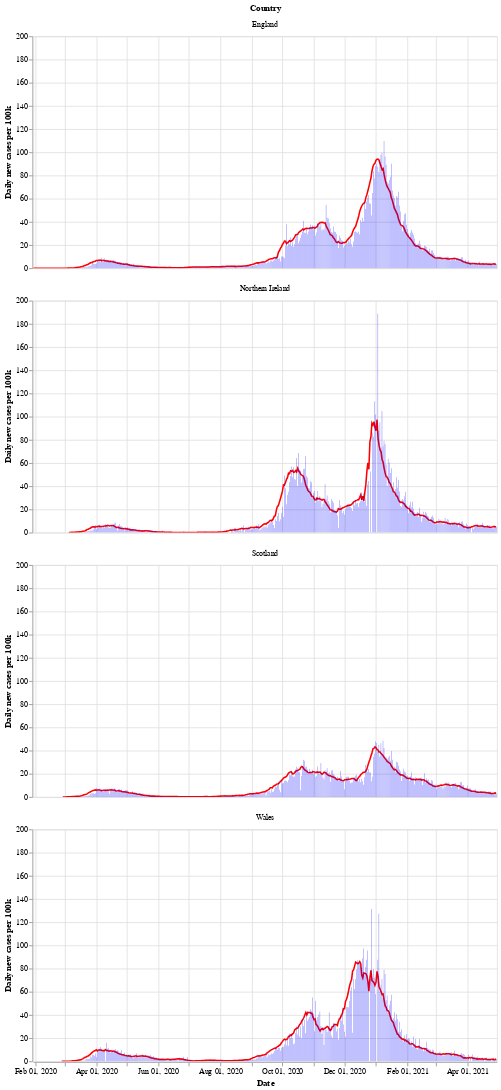

The code cell stored with this chart in its notebook:
### Markdown cell above
Next is a bar chart of the number of new cases in each country (per 100k population), with the 7 day moving average of cases. Again we see that Wales saw a longer period of raising and falling cases compared to the other countries.

After a period of cases falling, each nation is now seeing a rise in the number of cases - especially in Wales.

### Code cell
# collapse
bars = alt.Chart(uk_cases).mark_bar().encode(
    x=alt.X("yearmonthdate(date):T", axis=alt.Axis(title='Date')),
    y=alt.Y("newCasesRate:Q", axis=alt.Axis(title='Daily new cases per 100k')),
    tooltip='newCasesRate',
    color=alt.condition(
        alt.datum.dailyChange > 0,
        alt.value("orange"),  # The positive color
        alt.value("blue")  # The negative color
    )
).properties(title='New cases per 100k population with rolling 7 day average', width=600).interactive()
line = alt.Chart(uk_cases).mark_line(
    color='red',
    size=2,
).transform_window(
    rolling_mean='mean(newCasesRate)',
    frame=[0, 7],
    groupby=['areaName']
).encode(
    x='yearmonthdate(date):T',
    y='rolling_mean:Q'
)
alt.layer(line, bars, data=uk_cases).facet(alt.Row('areaName', title='Country'), columns=1)

### Figure 1 — Vega-Lite specification as saved in the notebook (floating-point values rounded to 4 significant figures; data arrays with more than 128 entries replaced by an {"elided": "..."} marker saying what was removed)
{"config": {"view": {"continuousWidth": 400, "continuousHeight": 300}}, "data": {"name": "data-0427d718ca8a94e51c54f115701557ee"}, "facet": {"type": "nominal", "field": "areaName", "title": "Country"}, "spec": {"layer": [{"mark": {"type": "line", "color": "red", "size": 2}, "encoding": {"x": {"type": "temporal", "field": "date", "timeUnit": "yearmonthdate"}, "y": {"type": "quantitative", "field": "rolling_mean"}}, "transform": [{"window": [{"op": "mean", "field": "newCasesRate", "as": "rolling_mean"}], "frame": [0, 7], "groupby": ["areaName"]}]}, {"mark": "bar", "encoding": {"color": {"condition": {"value": "orange", "test": "(datum.dailyChange > 0)"}, "value": "blue"}, "tooltip": {"type": "quantitative", "field": "newCasesRate"}, "x": {"type": "temporal", "axis": {"title": "Date"}, "field": "date", "timeUnit": "yearmonthdate"}, "y": {"type": "quantitative", "axis": {"title": "Daily new cases per 100k"}, "field": "newCasesRate"}}, "selection": {"selector002": {"type": "interval", "bind": "scales", "encodings": ["x", "y"]}}, "title": "New cases per 100k population with rolling 7 day average", "width": 600}]}, "columns": 1, "$schema": "https://vega.github.io/schema/vega-lite/v4.8.1.json", "datasets": {"data-0427d718ca8a94e51c54f115701557ee": {"elided": "1732 records"}}}
